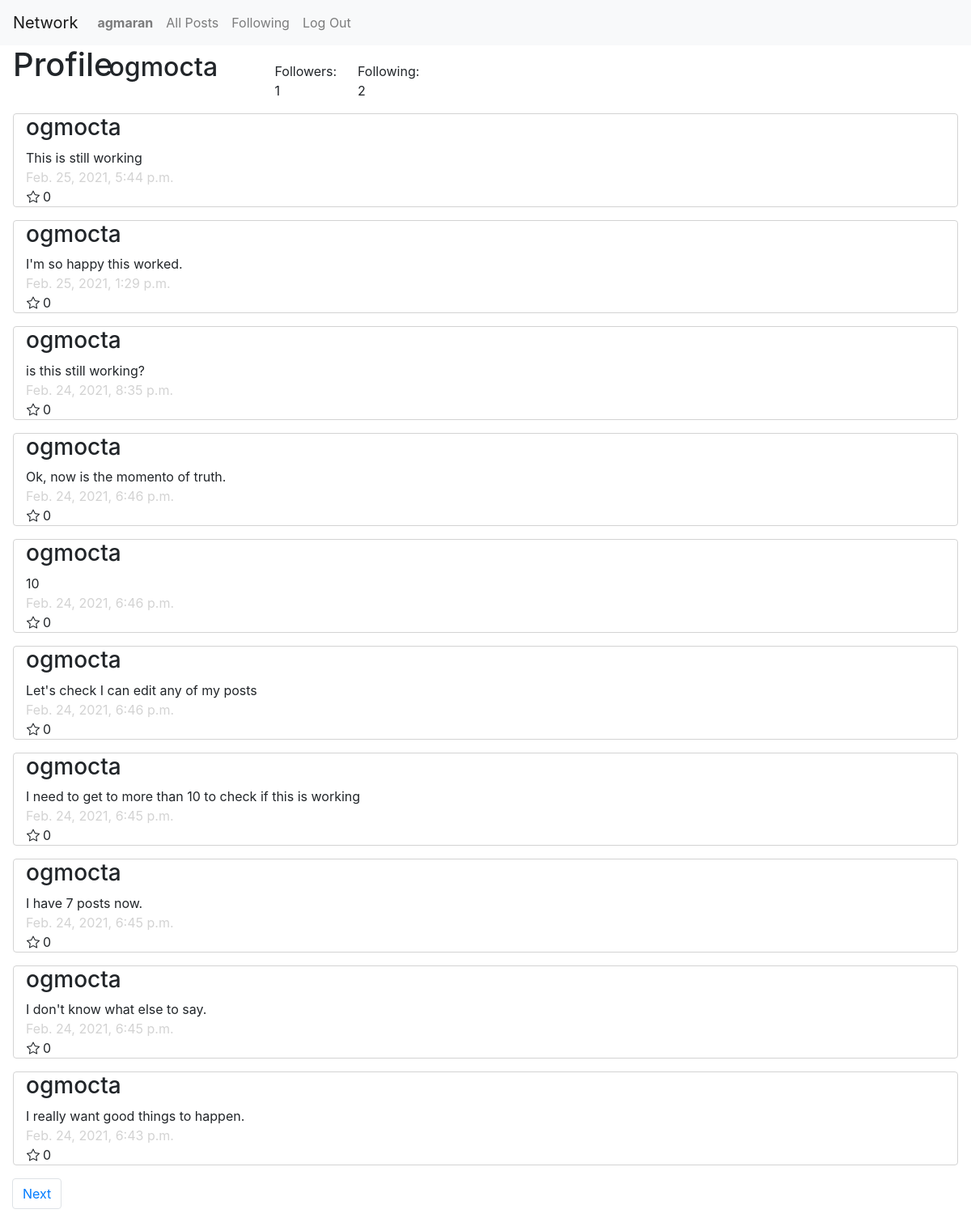
Page /1/ogmocta/profile (signed in) on the committed database.
### network/models.py (models this page shows, shortened)
class User(AbstractUser):
    pass

class Post(models.Model):
    poster = models.ForeignKey(
        User, on_delete=models.CASCADE, related_name="my_posts")
    content = models.TextField()
    timestamp = models.DateTimeField(auto_now_add=True)
    likes = models.PositiveBigIntegerField(default=0)

### network/views.py (the view)
# urls.py: path("<int:page_num>/<str:username>/profile", views.profile, name="profile"),
def profile(request, username, page_num):
    user = User.objects.get(username=username)
    followers = Follow.objects.filter(following=user)
    following = Follow.objects.filter(follower=user)
    if (request.user.is_authenticated):
        if (Follow.objects.filter(follower=request.user, following=user).count() == 1):
            button = "unfollow"
        else:
            button = "follow"
    else:
        button = "follow"
    posts = user.my_posts.all()
    posts = posts.order_by("-timestamp").all()
    post_paginator = Paginator(posts, 10)
    page = post_paginator.get_page(page_num)
    return render(request, "network/profile.html", {
        "user_profile": user,
        "followers": len(followers),
        "following": len(following),
        "page": page,
        "button": button
    })

### network/templates/network/profile.html (shortened to what this page needs)
{% extends "network/layout.html" %}
{% load static %}
{% block body %}
<div id="follow" class="row bottom">
    <h1 class="ml-3 mb-1 col-1">Profile</h1>
    <h2 class="ml-3 col-2">{{user_profile.username}}</h2>
    <div class="col-1" id="followers" data-followers={{followers}}>Followers: {{followers}}</div>
    <div class="col-1">Following: {{following}}</div>
</div>
<div id="my-posts">
    {% for post in page.object_list %}
    <div class="container col-12">
        <h3>{{post.poster}}</h3>
        <div id="post{{post.id}}">{{post.content}}</div>
        <div class="timestamp">{{post.timestamp}}</div>
        <div class="row">
            <i class="bi bi-star ml-3 mr-1"></i>
            <div>{{post.likes}}</div>
        </div>
    </div>
    {% empty %}
    <div class="no-posts col-12">This user has no posts.</div>
    {% endfor %}
    <nav aria-label="Page navigation example" class="col-12">
        <ul class="pagination">
            {% if page.has_next %}
            <li class="page-item"><a class="page-link"
                    href="{% url 'profile' page.next_page_number user_profile.username %}">Next</a></li>
            {% endif %}
        </ul>
    </nav>
</div>
{% endblock %}

### network/templates/network/layout.html (shortened to what this page needs)
{% load static %}
<!DOCTYPE html>
<html lang="en">
<head>
    <link rel="stylesheet" href="https://stackpath.bootstrapcdn.com/bootstrap/4.4.1/css/bootstrap.min.css"
>
    <link rel="stylesheet" href="https://cdn.jsdelivr.net/npm/bootstrap-icons@1.4.0/font/bootstrap-icons.css">
    <link href="{% static 'network/styles.css' %}" rel="stylesheet">
</head>
<body>
    <nav class="navbar navbar-expand-lg navbar-light bg-light">
        <a class="navbar-brand" href="#">Network</a>
        <div>
            <ul class="navbar-nav mr-auto">
                {% if user.is_authenticated %}
                <li class="nav-item"><a class="nav-link" href="{% url 'profile' 1 user.username %}"><strong>{{ user.username }}</strong></a>
                </li>
                {% endif %}
                <li class="nav-item">
                    <a class="nav-link" href="{% url 'index' %}">All Posts</a>
                </li>
                {% if user.is_authenticated %}
                <li class="nav-item">
                    <a class="nav-link" href="{% url 'following' 1 %}">Following</a>
                </li>
                <li class="nav-item">
                    <a class="nav-link" href="{% url 'logout' %}">Log Out</a>
                </li>
                {% endif %}
            </ul>
        </div>
    </nav>
    <div class="body">
        {% block body %}
        {% endblock %}
    </div>
</body>
</html>

### network/static/network/styles.css (style rules this page uses)
.container { border: 0.1rem; border-color: lightgray; border-style: solid; margin: 1rem; width: auto; border-radius: 4px; }
.timestamp { color: lightgray; }
.page-link { cursor: pointer; }
.bottom { align-items: baseline; }

### rows in the picture
User: username "agmaran"
User: username "ogmocta"
Post: poster "ogmocta", content "This is still working", timestamp "Feb. 25, 2021, 5:44 p.m.", likes "0"
Post: poster "ogmocta", content "I'm so happy this worked.", timestamp "Feb. 25, 2021, 1:29 p.m.", likes "0"
Post: poster "ogmocta", content "is this still working?", timestamp "Feb. 24, 2021, 8:35 p.m.", likes "0"
Post: poster "ogmocta", content "Ok, now is the momento of truth.", timestamp "Feb. 24, 2021, 6:46 p.m.", likes "0"
Post: poster "ogmocta", content "10", timestamp "Feb. 24, 2021, 6:46 p.m.", likes "0"
Post: poster "ogmocta", content "Let's check I can edit any of my posts", timestamp "Feb. 24, 2021, 6:46 p.m.", likes "0"
Post: poster "ogmocta", content "I need to get to more than 10 to check if this is working", timestamp "Feb. 24, 2021, 6:45 p.m.", likes "0"
Post: poster "ogmocta", content "I have 7 posts now.", timestamp "Feb. 24, 2021, 6:45 p.m.", likes "0"
Post: poster "ogmocta", content "I don't know what else to say.", timestamp "Feb. 24, 2021, 6:45 p.m.", likes "0"
Post: poster "ogmocta", content "I really want good things to happen.", timestamp "Feb. 24, 2021, 6:43 p.m.", likes "0"

### other values in the picture
{{ followers }} "1"
{{ following }} "2"
